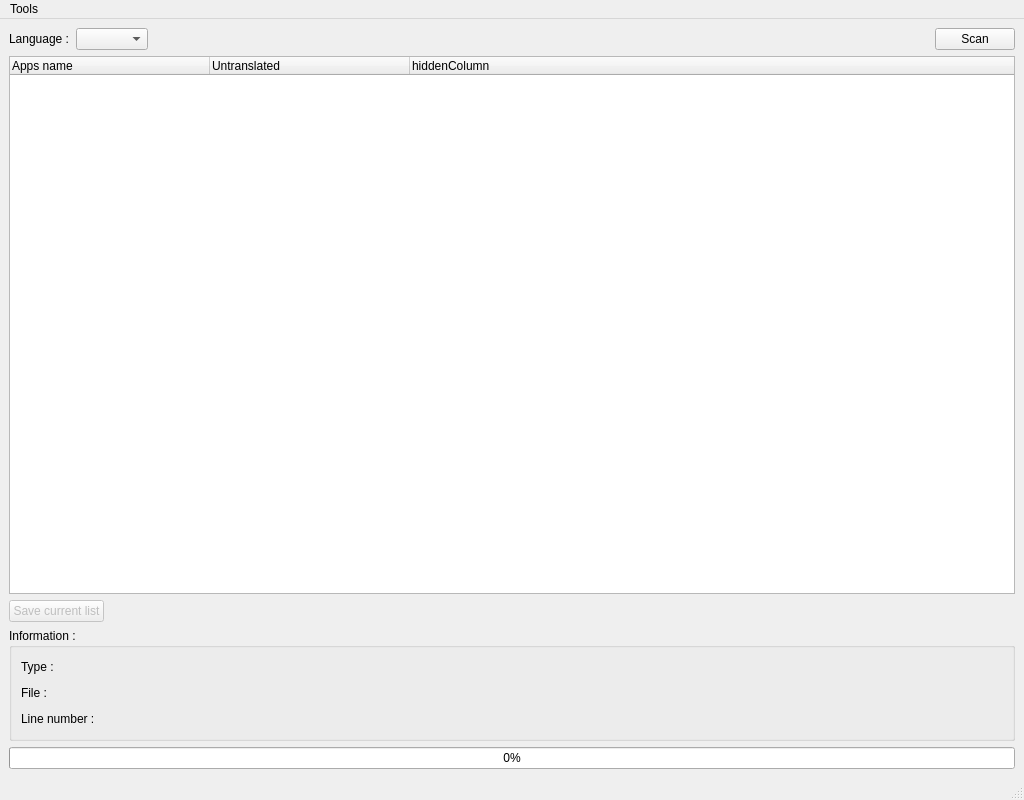
<?xml version="1.0" encoding="UTF-8"?>
<ui version="4.0">
 <class>MainWindow</class>
 <widget class="QMainWindow" name="MainWindow">
  <property name="geometry">
   <rect>
    <x>0</x>
    <y>0</y>
    <width>1024</width>
    <height>800</height>
   </rect>
  </property>
  <property name="windowTitle">
   <string>CyanogenMod Translation Tool - Debug</string>
  </property>
  <property name="windowIcon">
   <iconset resource="icon.qrc">
    <normaloff>:/progIcon/icon-dev-cyanogenmod.png</normaloff>:/progIcon/icon-dev-cyanogenmod.png</iconset>
  </property>
  <widget class="QWidget" name="centralwidget">
   <layout class="QVBoxLayout" name="verticalLayout">
    <item>
     <layout class="QHBoxLayout" name="Top">
      <item>
       <widget class="QLabel" name="label_Language">
        <property name="text">
         <string>Language :</string>
        </property>
       </widget>
      </item>
      <item>
       <widget class="QComboBox" name="combo_Language"/>
      </item>
      <item>
       <widget class="QLabel" name="label_ProgressionTranslated">
        <property name="text">
         <string/>
        </property>
       </widget>
      </item>
      <item>
       <spacer name="horizontalSpacer_top">
        <property name="orientation">
         <enum>Qt::Horizontal</enum>
        </property>
        <property name="sizeHint" stdset="0">
         <size>
          <width>40</width>
          <height>20</height>
         </size>
        </property>
       </spacer>
      </item>
      <item>
       <widget class="QPushButton" name="pushButton_Scan">
        <property name="text">
         <string>Scan</string>
        </property>
       </widget>
      </item>
     </layout>
    </item>
    <item>
     <widget class="QTreeWidget" name="treeApps">
      <property name="animated">
       <bool>true</bool>
      </property>
      <property name="columnCount">
       <number>3</number>
      </property>
      <attribute name="headerCascadingSectionResizes">
       <bool>true</bool>
      </attribute>
      <attribute name="headerDefaultSectionSize">
       <number>200</number>
      </attribute>
      <column>
       <property name="text">
        <string>Apps name</string>
       </property>
      </column>
      <column>
       <property name="text">
        <string>Untranslated</string>
       </property>
      </column>
      <column>
       <property name="text">
        <string>hiddenColumn</string>
       </property>
      </column>
     </widget>
    </item>
    <item>
     <layout class="QHBoxLayout" name="Bottom">
      <item>
       <widget class="QPushButton" name="pushButton_saveCurrentList">
        <property name="enabled">
         <bool>false</bool>
        </property>
        <property name="text">
         <string>Save current list</string>
        </property>
       </widget>
      </item>
      <item>
       <spacer name="horizontalSpacer_bottom">
        <property name="orientation">
         <enum>Qt::Horizontal</enum>
        </property>
        <property name="sizeHint" stdset="0">
         <size>
          <width>40</width>
          <height>20</height>
         </size>
        </property>
       </spacer>
      </item>
     </layout>
    </item>
    <item>
     <widget class="QGroupBox" name="groupBox_Information">
      <property name="title">
       <string>Information :</string>
      </property>
      <layout class="QVBoxLayout" name="verticalLayout_2">
       <item>
        <layout class="QHBoxLayout" name="horizontalLayout_InfoType">
         <item>
          <widget class="QLabel" name="label_InfoTypeTitle">
           <property name="text">
            <string>Type :</string>
           </property>
          </widget>
         </item>
         <item>
          <widget class="QLabel" name="label_InfoTypeText">
           <property name="mouseTracking">
            <bool>false</bool>
           </property>
           <property name="text">
            <string/>
           </property>
          </widget>
         </item>
         <item>
          <spacer name="horizontalSpacer_InfoType">
           <property name="orientation">
            <enum>Qt::Horizontal</enum>
           </property>
           <property name="sizeHint" stdset="0">
            <size>
             <width>40</width>
             <height>20</height>
            </size>
           </property>
          </spacer>
         </item>
        </layout>
       </item>
       <item>
        <layout class="QHBoxLayout" name="horizontalLayout_FilePath">
         <item>
          <widget class="QLabel" name="label_FilePathTitle">
           <property name="sizePolicy">
            <sizepolicy hsizetype="Preferred" vsizetype="Preferred">
             <horstretch>0</horstretch>
             <verstretch>0</verstretch>
            </sizepolicy>
           </property>
           <property name="minimumSize">
            <size>
             <width>0</width>
             <height>0</height>
            </size>
           </property>
           <property name="maximumSize">
            <size>
             <width>16777215</width>
             <height>16777215</height>
            </size>
           </property>
           <property name="locale">
            <locale language="English" country="UnitedStates"/>
           </property>
           <property name="text">
            <string>File :</string>
           </property>
          </widget>
         </item>
         <item>
          <widget class="QLabel" name="label_FilePathText">
           <property name="text">
            <string/>
           </property>
          </widget>
         </item>
         <item>
          <spacer name="horizontalSpacer_FilePath">
           <property name="orientation">
            <enum>Qt::Horizontal</enum>
           </property>
           <property name="sizeHint" stdset="0">
            <size>
             <width>40</width>
             <height>20</height>
            </size>
           </property>
          </spacer>
         </item>
        </layout>
       </item>
       <item>
        <layout class="QHBoxLayout" name="horizontalLayout_LineNumber">
         <item>
          <widget class="QLabel" name="label_LineNumberTitle">
           <property name="text">
            <string>Line number :</string>
           </property>
          </widget>
         </item>
         <item>
          <widget class="QLabel" name="label_LineNumberText">
           <property name="text">
            <string/>
           </property>
          </widget>
         </item>
         <item>
          <spacer name="horizontalSpacer_LineNumber">
           <property name="orientation">
            <enum>Qt::Horizontal</enum>
           </property>
           <property name="sizeHint" stdset="0">
            <size>
             <width>40</width>
             <height>20</height>
            </size>
           </property>
          </spacer>
         </item>
        </layout>
       </item>
      </layout>
     </widget>
    </item>
    <item>
     <widget class="QProgressBar" name="progressBar_scan">
      <property name="minimumSize">
       <size>
        <width>500</width>
        <height>0</height>
       </size>
      </property>
      <property name="value">
       <number>0</number>
      </property>
     </widget>
    </item>
   </layout>
  </widget>
  <widget class="QMenuBar" name="menubar">
   <property name="geometry">
    <rect>
     <x>0</x>
     <y>0</y>
     <width>1024</width>
     <height>25</height>
    </rect>
   </property>
   <widget class="QMenu" name="menuOption">
    <property name="title">
     <string>Tools</string>
    </property>
    <addaction name="actionOptions"/>
   </widget>
   <addaction name="menuOption"/>
  </widget>
  <widget class="QStatusBar" name="statusbar">
   <property name="mouseTracking">
    <bool>false</bool>
   </property>
  </widget>
  <action name="actionOptions">
   <property name="text">
    <string>Options</string>
   </property>
  </action>
 </widget>
 <resources>
  <include location="icon.qrc"/>
 </resources>
 <connections/>
</ui>
